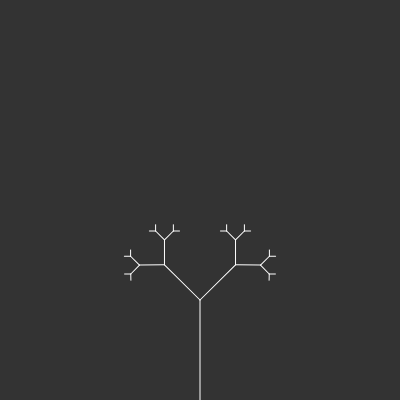
Frame 1 (no input)
Frame 60 (no input): identical to frame 1, image omitted
Frame 120 (the mouse pressed at the canvas centre since frame 60): identical to frame 1, image omitted

The p5.js sketch that drew this single still picture (run headless with seeded random() and noise() and a simulated clock; from frame 60 on, the mouse is pressed at the canvas centre):

// p5.js sketch
// ── sketch.js
/// Intellisense Support
/// <reference path="../../resrc/TSDef/p5.global-mode.d.ts" />

var angleSlider, falloffSlider;
function setup() {
  createCanvas(400,400);
  angleSlider = createSlider(0, PI, PI / 4, 0.01).addClass("angle-slider");
  angleSlider.addClass("slider");
  falloffSlider = createSlider(0.1, 0.9, 0.5, 0.01).addClass("falloff-slider");
  falloffSlider.addClass("slider");
}

function draw() {
  background(51);
  stroke(255);
  translate(width/2, height);
  branch(100);
}

function branch(len) {
  if(len < 4) {
    return;
  }
  let angle = angleSlider.value();
  let falloff = falloffSlider.value();
  line(0, 0, 0, -len);
  translate(0,-len);
  push();
  rotate(angle);
  branch(len * falloff);
  pop();
  push();
  rotate(-angle);
  branch(len * falloff);
  pop();
}
